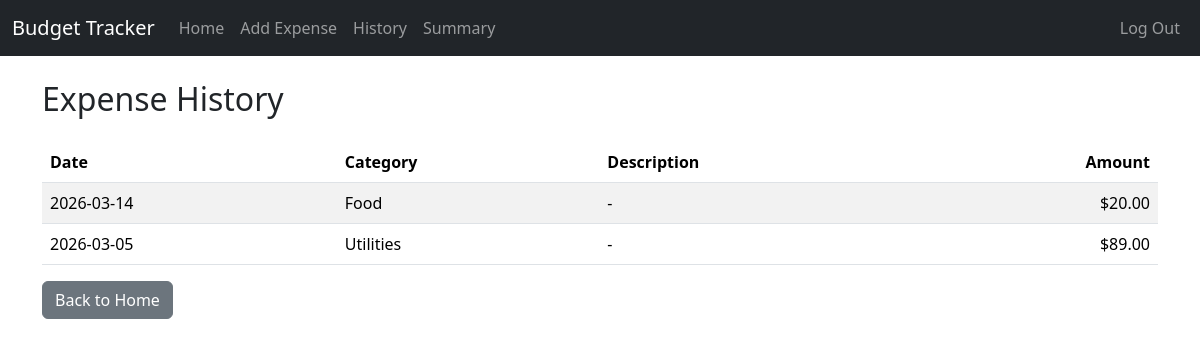
The app's page /history (signed in) with its own data.
### tables this page shows
CREATE TABLE expenses (
        id INTEGER PRIMARY KEY AUTOINCREMENT,
        user_id INTEGER NOT NULL,
        amount REAL NOT NULL,
        category TEXT NOT NULL,
        description TEXT,
        date TEXT NOT NULL,
        FOREIGN KEY (user_id) REFERENCES users(id)
    );

### app.py (the view)
@app.route("/history")
@login_required
def history():
    expenses = db.execute("""
        SELECT amount, category, description, date
        FROM expenses
        WHERE user_id = ?
        ORDER BY date DESC
    """, session["user_id"])
    return render_template("history.html", expenses=expenses)

### app.py (called while the page is built)
@app.after_request
def after_request(response):
    response.headers["Cache-Control"] = "no-cache, no-store, must-revalidate"
    response.headers["Expires"] = 0
    response.headers["Pragma"] = "no-cache"
    return response

### helpers.py (called while the page is built)
def login_required(f):
    @wraps(f)
    def decorated_function(*args, **kwargs):
        if session.get("user_id") is None:
            return redirect("/login")
        return f(*args, **kwargs)
    return decorated_function

### templates/history.html (shortened to what this page needs)
{% extends "layout.html" %}
{% block main %}
<h2 class="mb-4">Expense History</h2>
{% if expenses %}
    <table class="table table-striped">
        <thead>
            <tr>
                <th>Date</th>
                <th>Category</th>
                <th>Description</th>
                <th class="text-end">Amount</th>
            </tr>
        </thead>
        <tbody>
            {% for expense in expenses %}
            <tr>
                <td>{{ expense.date }}</td>
                <td>{{ expense.category }}</td>
                <td>{{ expense.description or "-" }}</td>
                <td class="text-end">${{ "%.2f"|format(expense.amount) }}</td>
            </tr>
            {% endfor %}
        </tbody>
    </table>
{% else %}
    <p class="text-muted">No expenses recorded yet.</p>
{% endif %}
<a href="/" class="btn btn-secondary">Back to Home</a>
{% endblock %}

### records on screen
expenses: date "2026-03-14", category "Food", description "-", amount "20.00"
expenses: date "2026-03-05", category "Utilities", description "-", amount "89.00"
